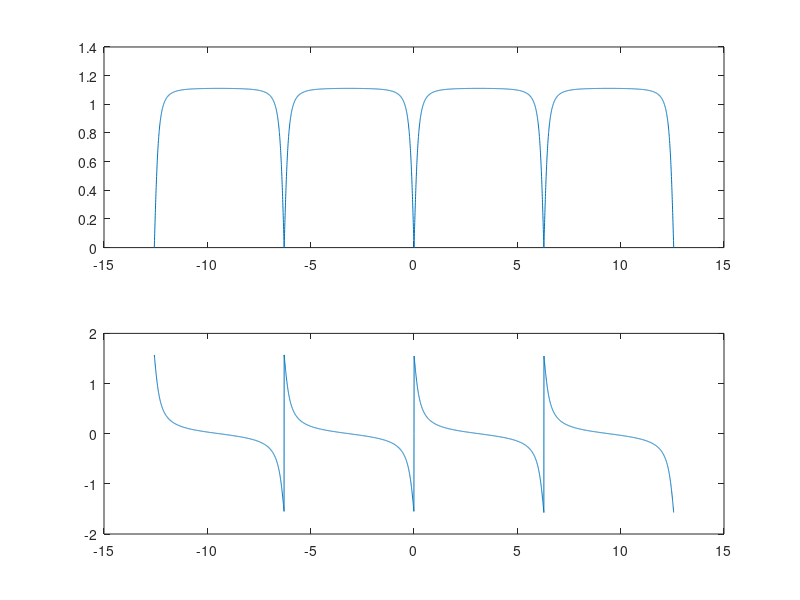

Write MATLAB code to recreate this figure.
w = linspace(-4*pi, 4*pi, 5001);
H = (1-exp(-j*w))./(1-0.8*exp(-j*w));
subplot(2,1,1);
plot(w, abs(H));
subplot(2,1,2);
plot(w, angle(H));

w0 = 5;
Hw0 = (1-exp(-j*w0))./(1-0.8*exp(-j*w0));

s = abs(Hw0)
g = angle(Hw0)
